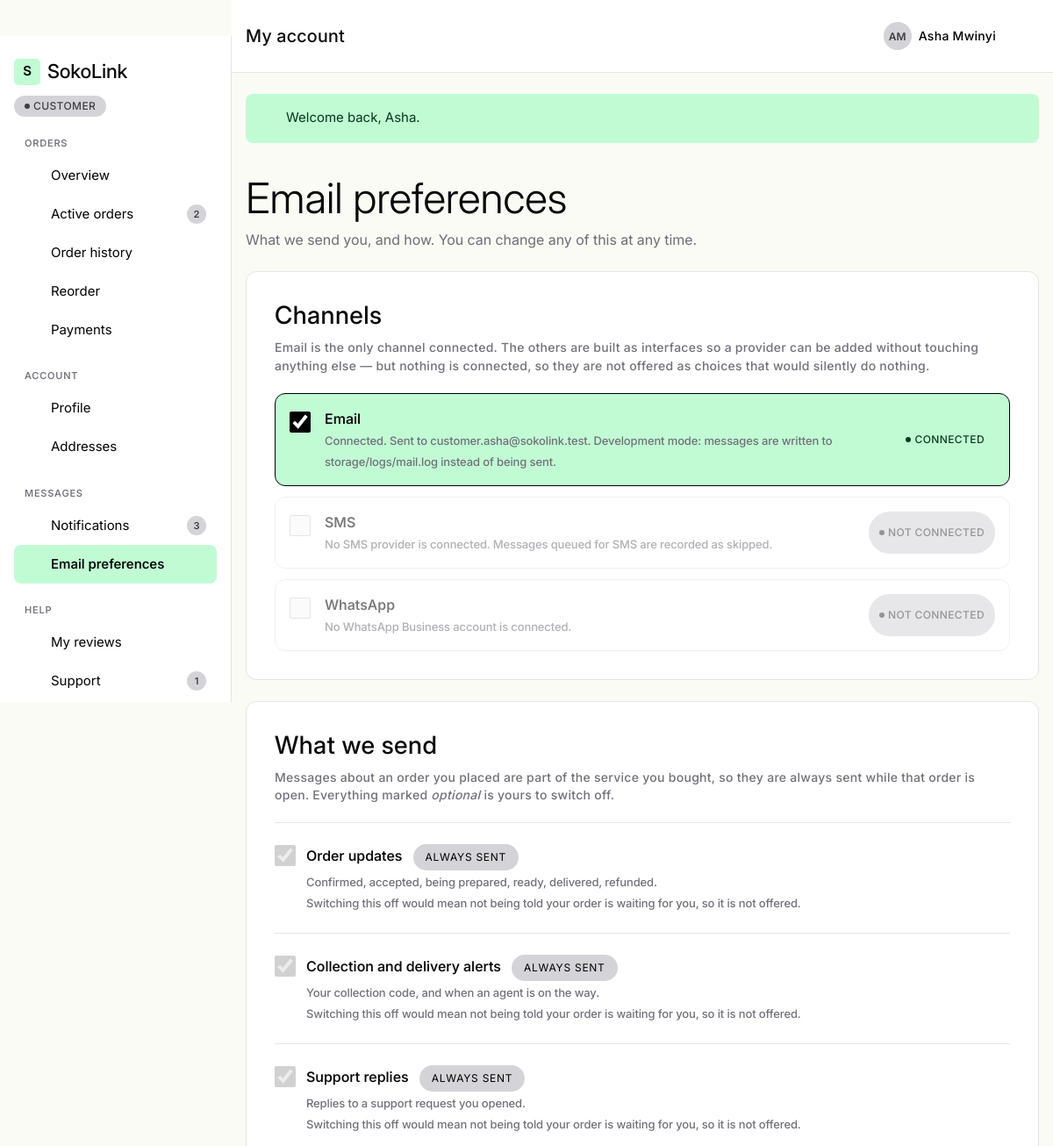
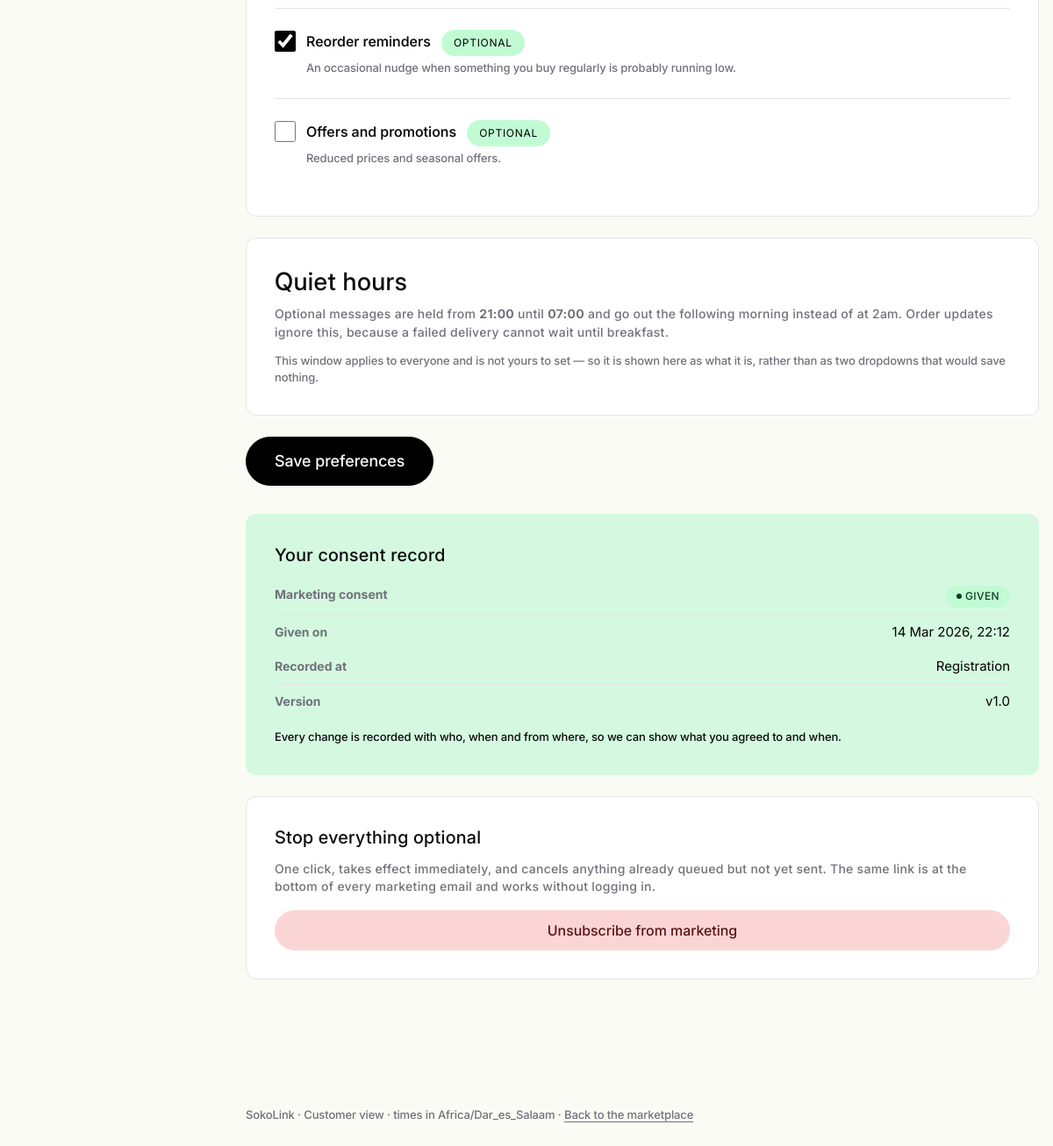
Screenshot of /customer/preferences (signed in) with the database file from the repository (2 pictures, top to bottom).
### tables this page shows
CREATE TABLE notification_preferences (
    id          BIGINT UNSIGNED NOT NULL AUTO_INCREMENT,
    user_id     BIGINT UNSIGNED NOT NULL,
    category    ENUM('order_updates','pickup_delivery','support','reorder','offers') NOT NULL,
    channel     ENUM('email','sms','whatsapp') NOT NULL,
    is_enabled  TINYINT(1)      NOT NULL DEFAULT 1,
    updated_at  DATETIME        NOT NULL DEFAULT CURRENT_TIMESTAMP ON UPDATE CURRENT_TIMESTAMP,
    PRIMARY KEY (id),
    UNIQUE KEY uq_prefs_user_cat_chan (user_id, category, channel),
    CONSTRAINT fk_prefs_user FOREIGN KEY (user_id) REFERENCES users (id) ON DELETE CASCADE
);

### app/Views/pages/customer/preferences.php (the view, shortened to what the rows shown need)
<div class="sl-container-wide sl-container">
    <?= partial('dash-page-header', [
        'title'    => 'Email preferences',
        'subtitle' => 'What we send you, and how. You can change any of this at any time.',
    ]) ?>
    <div class="xl:tw-grid xl:tw-gap-8 tw-items-start" style="grid-template-columns: minmax(0, 1fr) 340px;">
        <form method="post" action="<?= e(route('customer.preferences.save')) ?>">
            <section class="sl-card tw-mb-6">
                <h2 class="t-heading-xl tw-mb-2">Channels</h2>
            </section>
            <section class="sl-card tw-mb-6">
                <h2 class="t-heading-xl tw-mb-2">What we send</h2>
                <?php foreach ($categories as $category) : ?>
                    <div class="tw-py-4" style="border-top:1px solid var(--c-hairline-light)">
                        <label class="sl-check tw-mb-0">
                            <input type="checkbox" name="category[]" value="<?= e($category['key']) ?>"
                                   <?= $category['on'] ? 'checked' : '' ?>
                                   <?= $category['marketing'] ? '' : 'disabled checked' ?>>
                            <span class="sl-check-label">
                                <span class="t-body-strong">
                                    <?= e($category['label']) ?>
                                    <?php if ($category['marketing']) : ?>
                                        <span class="sl-chip sl-chip-mint tw-ml-2">Optional</span>
                                    <?php else : ?>
                                        <span class="sl-chip tw-ml-2">Always sent</span>
                                    <?php endif; ?>
                                </span>
                                <span class="t-micro t-muted tw-block tw-mt-1"><?= e($category['desc']) ?></span>
                                <?php if (!$category['marketing']) : ?>
                                    <span class="t-micro t-muted tw-block tw-mt-1">
                                        Switching this off would mean not being told your order is waiting
                                        for you, so it is not offered.
                                    </span>
                                <?php endif; ?>
                            </span>
                        </label>
                    </div>
                <?php endforeach; ?>
            </section>
            <section class="sl-card tw-mb-6">
                <h2 class="t-heading-xl tw-mb-2">Quiet hours</h2>
            </section>
        </form>
        <aside class="tw-mt-8 xl:tw-mt-0">
            <div class="sl-card sl-card-band tw-mb-6">
                <h2 class="t-heading-md tw-mb-3">Your consent record</h2>
            </div>
            <div class="sl-card">
                <h2 class="t-heading-md tw-mb-3">Stop everything optional</h2>
            </div>
        </aside>
    </div>
</div>

### rows the page displays
notification_preferences: label "Order updates", shows "ALWAYS SENT", desc "Confirmed, accepted, being prepared, ready, delivered, refunded.", shows "Switching this off would mean not being told your order is waiting for you, so it is not offered."
notification_preferences: label "Collection and delivery alerts", shows "ALWAYS SENT", desc "Your collection code, and when an agent is on the way.", shows "Switching this off would mean not being told your order is waiting for you, so it is not offered."
notification_preferences: label "Support replies", shows "ALWAYS SENT", desc "Replies to a support request you opened.", shows "Switching this off would mean not being told your order is waiting for you, so it is not offered."
notification_preferences: label "Reorder reminders", shows "OPTIONAL", desc "An occasional nudge when something you buy regularly is probably running low."

### other values shown
$text "CUSTOMER"
$group['heading'] "ORDERS"
$item['label'] "Overview"
$item['label'] "Active orders"
$item['count'] "2"
$item['label'] "Order history"
$item['label'] "Reorder"
$item['label'] "Payments"
$group['heading'] "ACCOUNT"
$item['label'] "Profile"
$item['label'] "Addresses"
$group['heading'] "MESSAGES"
$item['label'] "Notifications"
$item['count'] "3"
$item['label'] "Email preferences"
